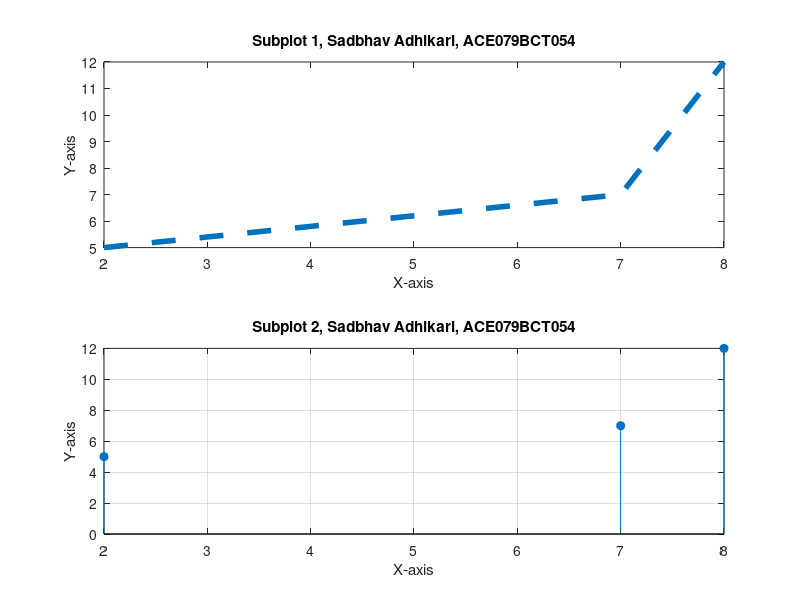

This figure's MATLAB source:
% Divide the figure into 2 rows and 1 column, each cell capable of having a
% separate figure

x = [2, 7, 8]
y = [5, 7, 12]
subplot(2, 1, 1)
plot(x, y, "--", "linewidth", 4)
title("Subplot 1, Sadbhav Adhikari, ACE079BCT054")
xlabel("X-axis")
ylabel("Y-axis")

subplot(2, 1, 2)
stem(x, y, "filled")
title("Subplot 2, Sadbhav Adhikari, ACE079BCT054")
xlabel("X-axis")
ylabel("Y-axis")

grid on;
